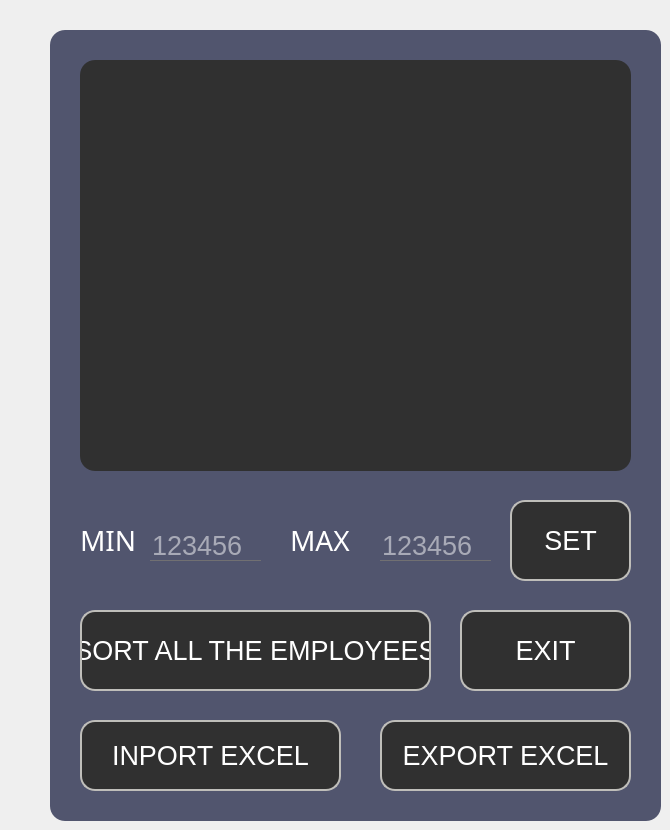
    <widget class="QWidget" name="tab_8">
     <attribute name="title">
      <string>Tab 8 sorthr</string>
     </attribute>
     <widget class="QFrame" name="add_employee_6">
      <property name="geometry">
       <rect>
        <x>50</x>
        <y>30</y>
        <width>611</width>
        <height>791</height>
       </rect>
      </property>
      <property name="styleSheet">
       <string notr="true">QFrame
{
	background:#51556e;
    border-radius:15px;
}</string>
      </property>
      <property name="frameShape">
       <enum>QFrame::StyledPanel</enum>
      </property>
      <property name="frameShadow">
       <enum>QFrame::Raised</enum>
      </property>
      <widget class="QPushButton" name="EXIT_2">
       <property name="geometry">
        <rect>
         <x>410</x>
         <y>580</y>
         <width>171</width>
         <height>81</height>
        </rect>
       </property>
       <property name="font">
        <font>
         <pointsize>20</pointsize>
        </font>
       </property>
       <property name="styleSheet">
        <string notr="true">*{
color:white;
border-radius: 15px;
background:#303030;
border: 2px solid #bfbeba;
}

*:hover
{
	color:#303030;
	border-radius:15px;
	background:white;
border: 2px solid #bfbeba;
}</string>
       </property>
       <property name="text">
        <string>EXIT</string>
       </property>
      </widget>
      <widget class="QTableView" name="TabSort">
       <property name="geometry">
        <rect>
         <x>30</x>
         <y>30</y>
         <width>551</width>
         <height>411</height>
        </rect>
       </property>
       <property name="autoFillBackground">
        <bool>false</bool>
       </property>
       <property name="styleSheet">
        <string notr="true">*{
color: #bfbeba ;
gridline-color: #bfbeba;
font-size: 12pt;
border-radius: 15px;
background: #303030;
}

*::selection
{
background-color:white;
border : 1px solid red;
}</string>
       </property>
       <property name="tabKeyNavigation">
        <bool>true</bool>
       </property>
       <property name="showGrid">
        <bool>true</bool>
       </property>
       <property name="sortingEnabled">
        <bool>false</bool>
       </property>
       <property name="wordWrap">
        <bool>false</bool>
       </property>
       <attribute name="horizontalHeaderDefaultSectionSize">
        <number>106</number>
       </attribute>
      </widget>
      <widget class="QLabel" name="label_25">
       <property name="geometry">
        <rect>
         <x>30</x>
         <y>490</y>
         <width>61</width>
         <height>41</height>
        </rect>
       </property>
       <property name="styleSheet">
        <string notr="true">*{
    font-family:century gothic;
    font-size:28px;
	color:white;
}

</string>
       </property>
       <property name="text">
        <string>MIN</string>
       </property>
      </widget>
      <widget class="QLabel" name="label_26">
       <property name="geometry">
        <rect>
         <x>240</x>
         <y>490</y>
         <width>71</width>
         <height>41</height>
        </rect>
       </property>
       <property name="font">
        <font>
         <family>century gothic</family>
         <pointsize>-1</pointsize>
        </font>
       </property>
       <property name="styleSheet">
        <string notr="true">*{
    font-family:century gothic;
    font-size:28px;
	color:white;
}

</string>
       </property>
       <property name="text">
        <string>MAX</string>
       </property>
      </widget>
      <widget class="QLineEdit" name="MAXX">
       <property name="geometry">
        <rect>
         <x>330</x>
         <y>500</y>
         <width>111</width>
         <height>31</height>
        </rect>
       </property>
       <property name="font">
        <font>
         <pointsize>20</pointsize>
        </font>
       </property>
       <property name="acceptDrops">
        <bool>true</bool>
       </property>
       <property name="styleSheet">
        <string notr="true">*{
background:transparent;
border:none;
color:white;
border-bottom:1px solid #717072;
}</string>
       </property>
       <property name="inputMask">
        <string/>
       </property>
       <property name="text">
        <string/>
       </property>
       <property name="maxLength">
        <number>32767</number>
       </property>
       <property name="echoMode">
        <enum>QLineEdit::Normal</enum>
       </property>
       <property name="placeholderText">
        <string>123456</string>
       </property>
      </widget>
      <widget class="QPushButton" name="SET">
       <property name="geometry">
        <rect>
         <x>460</x>
         <y>470</y>
         <width>121</width>
         <height>81</height>
        </rect>
       </property>
       <property name="font">
        <font>
         <pointsize>20</pointsize>
        </font>
       </property>
       <property name="styleSheet">
        <string notr="true">*{
color:white;
border-radius: 15px;
background:#303030;
border: 2px solid #bfbeba;
}

*:hover
{
	color:#303030;
	border-radius:15px;
	background:white;
border: 2px solid #bfbeba;
}</string>
       </property>
       <property name="text">
        <string>SET</string>
       </property>
      </widget>
      <widget class="QPushButton" name="SET_2">
       <property name="geometry">
        <rect>
         <x>30</x>
         <y>580</y>
         <width>351</width>
         <height>81</height>
        </rect>
       </property>
       <property name="font">
        <font>
         <pointsize>20</pointsize>
        </font>
       </property>
       <property name="styleSheet">
        <string notr="true">*{
color:white;
border-radius: 15px;
background:#303030;
border: 2px solid #bfbeba;
}

*:hover
{
	color:#303030;
	border-radius:15px;
	background:white;
border: 2px solid #bfbeba;
}</string>
       </property>
       <property name="text">
        <string>SORT ALL THE EMPLOYEES</string>
       </property>
      </widget>
      <widget class="QPushButton" name="ExportExcel">
       <property name="geometry">
        <rect>
         <x>330</x>
         <y>690</y>
         <width>251</width>
         <height>71</height>
        </rect>
       </property>
       <property name="font">
        <font>
         <pointsize>20</pointsize>
        </font>
       </property>
       <property name="styleSheet">
        <string notr="true">*{
color:white;
border-radius: 15px;
background:#303030;
border: 2px solid #bfbeba;
}

*:hover
{
	color:#303030;
	border-radius:15px;
	background:white;
border: 2px solid #bfbeba;
}</string>
       </property>
       <property name="text">
        <string>EXPORT EXCEL</string>
       </property>
      </widget>
      <widget class="QPushButton" name="ImportExcel">
       <property name="geometry">
        <rect>
         <x>30</x>
         <y>690</y>
         <width>261</width>
         <height>71</height>
        </rect>
       </property>
       <property name="font">
        <font>
         <pointsize>20</pointsize>
        </font>
       </property>
       <property name="styleSheet">
        <string notr="true">*{
color:white;
border-radius: 15px;
background:#303030;
border: 2px solid #bfbeba;
}

*:hover
{
	color:#303030;
	border-radius:15px;
	background:white;
border: 2px solid #bfbeba;
}</string>
       </property>
       <property name="text">
        <string>INPORT EXCEL</string>
       </property>
      </widget>
      <widget class="QLineEdit" name="MIN">
       <property name="geometry">
        <rect>
         <x>100</x>
         <y>500</y>
         <width>111</width>
         <height>31</height>
        </rect>
       </property>
       <property name="font">
        <font>
         <pointsize>20</pointsize>
        </font>
       </property>
       <property name="acceptDrops">
        <bool>true</bool>
       </property>
       <property name="styleSheet">
        <string notr="true">*{
background:transparent;
border:none;
color:white;
border-bottom:1px solid #717072;
}</string>
       </property>
       <property name="inputMask">
        <string/>
       </property>
       <property name="text">
        <string/>
       </property>
       <property name="maxLength">
        <number>32767</number>
       </property>
       <property name="echoMode">
        <enum>QLineEdit::Normal</enum>
       </property>
       <property name="cursorPosition">
        <number>0</number>
       </property>
       <property name="readOnly">
        <bool>false</bool>
       </property>
       <property name="placeholderText">
        <string>123456</string>
       </property>
      </widget>
     </widget>
    </widget>
